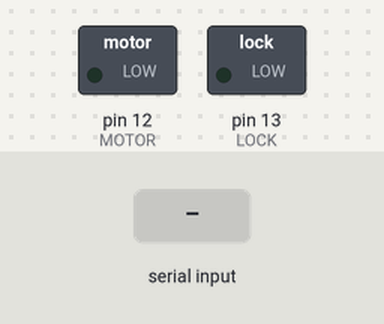
The sketch below on a simulated Arduino Uno, built with avr-gcc and run on an emulated ATmega328P. Parts: switched loads named in the sketch (green lamp = pin HIGH). The test bench sets the inputs (shaded band).

Above: at 1.2 s.
1.3 s: "A" received over Serial
At 2.2 s:
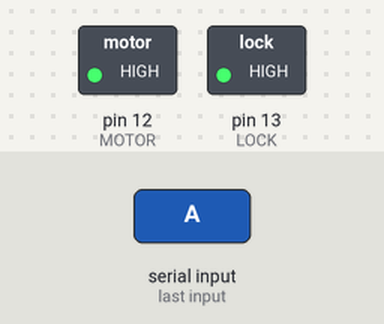
Timing chart, 0 to 4.8 s (numbered marks = the images above; inputs shaded):
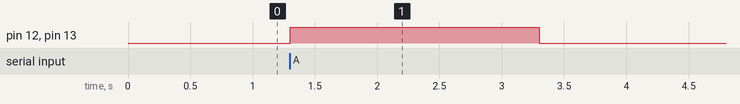

Measured:
- after the input at 1.3 s, pin 12 (MOTOR), pin 13 (LOCK): LOW → HIGH at once, → LOW 2.0 s later

The sketch:

Arduino_code.ino
```cpp
int LOCK = 13;
int MOTOR=12;

void setup() {
  // put your setup code here, to run once:
  Serial.begin(9600);
  pinMode(LOCK,OUTPUT);
  pinMode(MOTOR,OUTPUT);
}

void loop() {
  // put your main code here, to run repeatedly:
  char data = Serial.read();
  switch(data)
  {
    case 'A':
      digitalWrite(LOCK, HIGH);
      digitalWrite(MOTOR,HIGH);
      delay(2000);
      digitalWrite(LOCK, LOW);
      digitalWrite(MOTOR, LOW);
      break;

      case 'B':
        digitalWrite(LOCK, LOW);

        break;
  }
}
```
